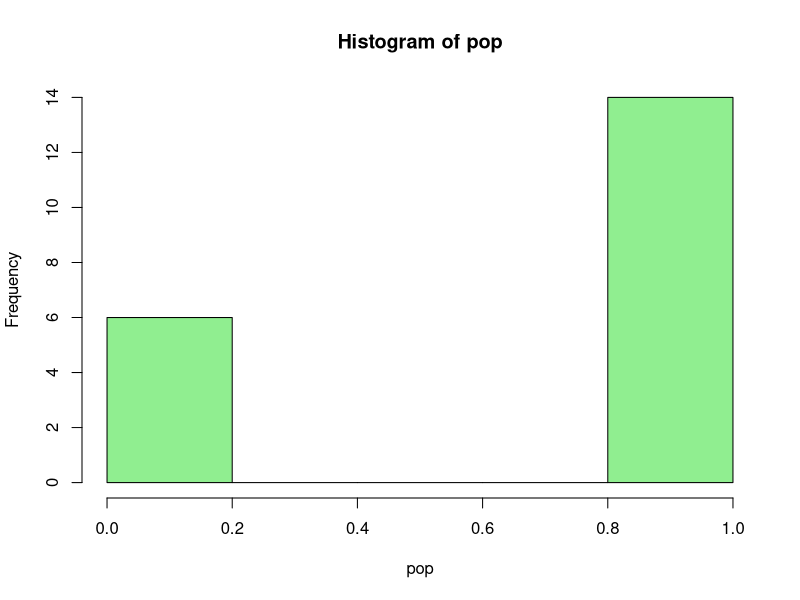
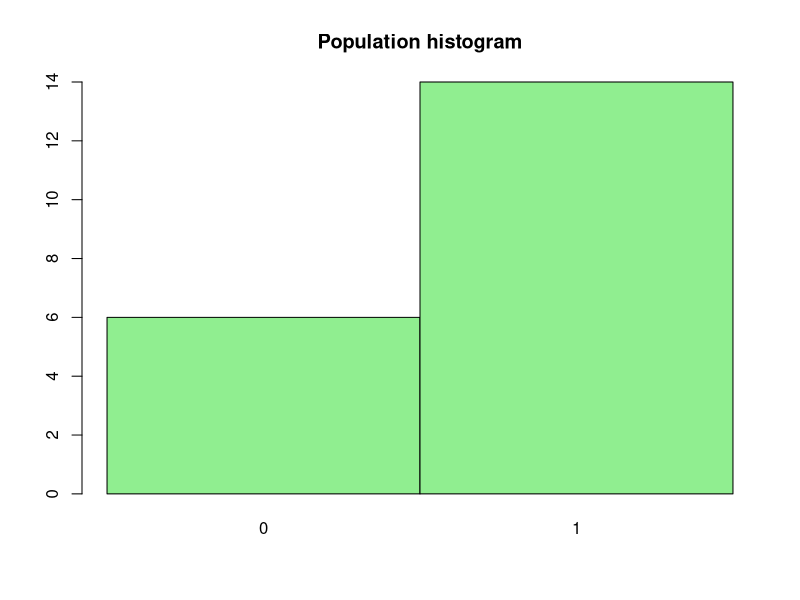
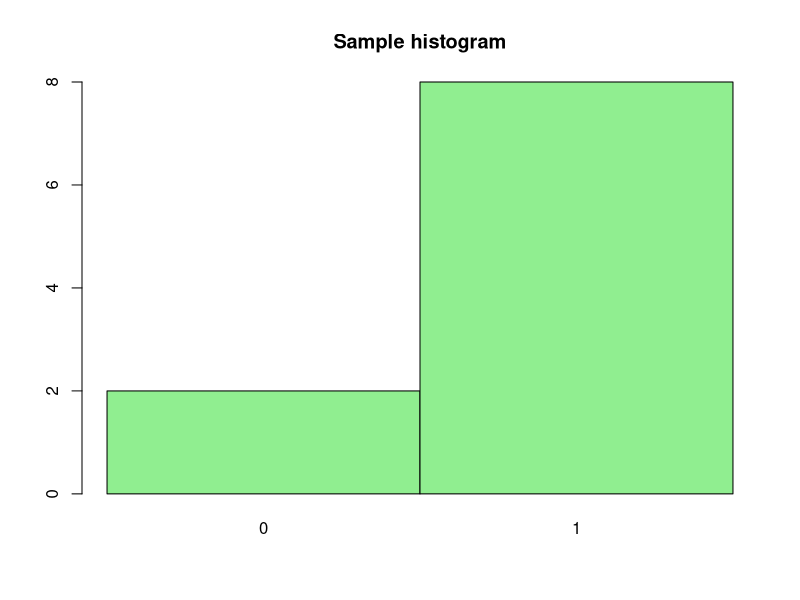

The R source for these figures, in order: (Note: this script raises an error after producing the figures.)
## ---- chunk 1
pop <- c(1,0,1,1,0,1,1,1,1,0,1,0,1,1,0,1,1,1,1,0)
## ---- chunk 2
hist(pop,
     col="lightgreen")
## ---- chunk 3
popFreqs <- table(pop) # get frequencies of 0's and 1's in the population
barplot(popFreqs,
        space=0,
        col="lightgreen",
        main="Population histogram")
## ---- chunk 4
p <- mean(pop)
## ---- chunk 5
samp <- sample(pop, 10, replace=TRUE)
## ---- chunk 6
sampFreqs <- table(samp) # get frequencies of 0's and 1's
barplot(sampFreqs,
        space=0,
        col="lightgreen",
        main="Sample histogram")
phat <- mean(samp)
## ---- chunk 7
simulatedPhatsFreqs <- table(simulatedPhats) # get frequencies for phat simulations
mainTitle <- expression(paste("Histogram of simulated ",hat(p)," values")) # include p hat in the plot title
barplot(simulatedPhatsFreqs,
        space=0,
        col="lightgreen",
        main=mainTitle)
## ---- chunk 8
binomialFreqs <- dbinom(0:10,10,0.7)
barplot(binomialFreqs,
        names.arg=0:10, # x axis labels
        space=0,
        col="lightgreen",
        main="Binomial(10,0.7) probability histogram")
## ---- chunk 9
binomialFreqs <- dbinom(0:10,10,0.7)
mainTitle <- expression(paste("Probability histogram (sampling distribution) for ",hat(p)))
barplot(binomialFreqs,
        names.arg=0:10/10, # x axis labels
        space=0,
        col="lightgreen",
        main=mainTitle)
## ---- chunk 10
simulatedPhatsMean <- mean(simulatedPhats)
simulatedPhatsSD <- sd(simulatedPhats)
## ---- chunk 11
simulateEstSE <- function(n, population){ # this simulates a p hat value
   phat <- mean(sample(population, n, replace=TRUE))
   estSE <- sqrt(phat*(1-phat)/n) 
   estSE # outputs est SE
   }
simulatedEstSEs <- replicate(1000, # 1000 simulations
          simulateEstSE(10,pop)
          )
simulatedEstSEsMean <- mean(simulatedEstSEs)
simulatedEstSEsSD <- sd(simulatedEstSEs)
## ---- chunk 12
simulatePhatNoRepl <- function(n, population){ # this simulates a p hat value
   phat <- mean(sample(population, n, replace=FALSE))
   phat # outputs phat
   }
simulatedPhatsNoRepl <- replicate(1000, # 1000 simulations
          simulatePhatNoRepl(10,pop)
          )
## ---- chunk 13
simulatedPhatsMeanNoRepl <- mean(simulatedPhatsNoRepl)
simulatedPhatsSDNoRepl <- sd(simulatedPhatsNoRepl)

simulatedPhatsMeanNoRepl
simulatedPhatsSDNoRepl
## ---- chunk 14
simulateEstSENoRepl <- function(n, population){ # this simulates a p hat value
   phat <- mean(sample(population, n, replace=FALSE))
   estSE <- sqrt(phat*(1-phat)/n) 
   estSE # outputs est SE
   }
simulatedEstSEsNoRepl <- replicate(1000, # 1000 simulations
          simulateEstSENoRepl(10,pop)
          )
simulatedEstSEsMeanNoRepl <- mean(simulatedEstSEsNoRepl)
simulatedEstSEsSDNoRepl <- sd(simulatedEstSEsNoRepl)

simulatedEstSEsMeanNoRepl
simulatedEstSEsSDNoRepl
